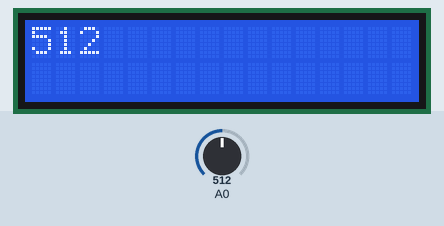
The sketch below on a simulated Arduino Uno, built with avr-gcc and run on an emulated ATmega328P. Shown: 16×2 character LCD. Inputs (shaded band) come from the test bench; at power-on: A0 = 512.

Above: at 1.2 s.
1.3 s: A0 set to 716
At 2.5 s:
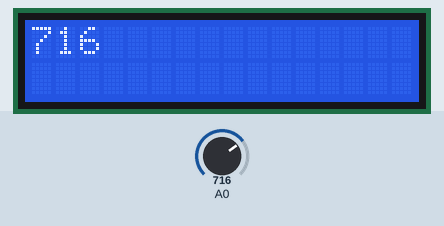
2.8 s: A0 set to 900
At 3.7 s:
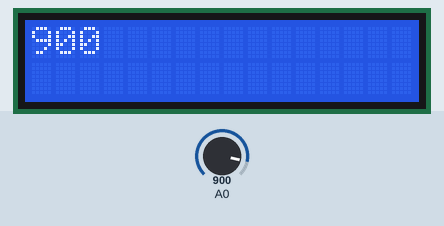
4.3 s: A0 set to 1023
At 4.8 s:
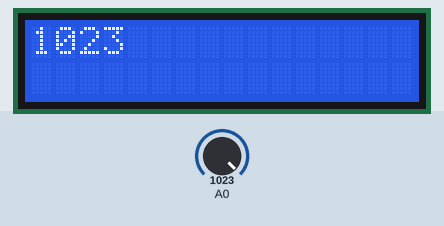
Timing chart, 0 to 7.3 s (numbered marks = the images above; inputs shaded):
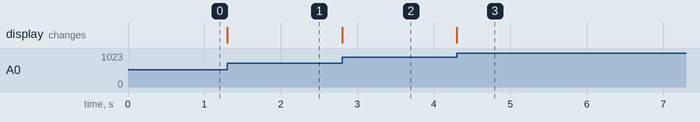

The sketch:

3._Display_potentiometer_reading_on_LCD.ino
```cpp
#include <LiquidCrystal.h>
LiquidCrystal lcd(12, 11, 5, 4, 3, 2);

void setup() {
  lcd.begin(16, 2);
  pinMode(A0, INPUT);
}

void loop() {
  int read = analogRead(A0);
  lcd.setCursor(0, 0);
  lcd.print(read);
}
 
```

Measured:
- after the input at 1.3 s, the display: changes at once (image 1)
- after the input at 2.8 s, the display: changes at once (image 2)
- after the input at 4.3 s, the display: changes at once (image 3)
